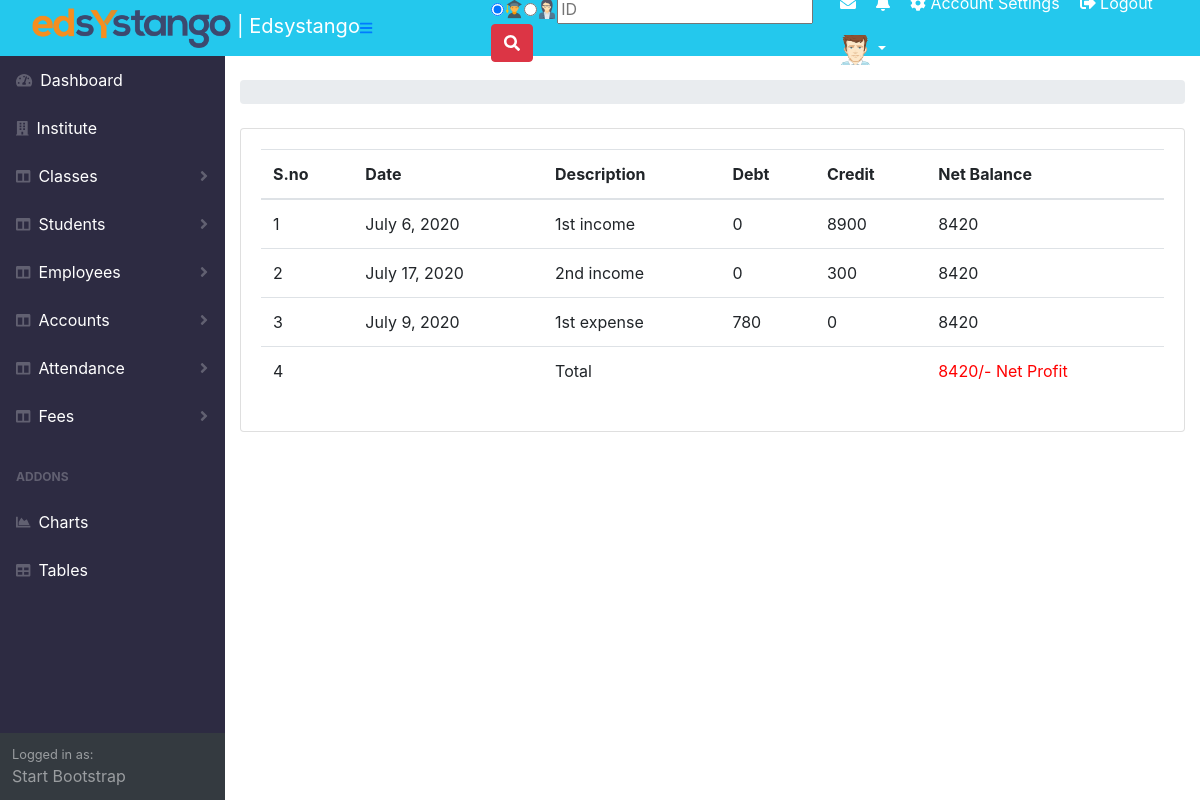
Page /accountstate/ on the committed database.
### portalapp/models.py (models this page shows)
class AccountIncome(models.Model):
    Month = models.DateField()
    IncomeDescription = models.CharField(max_length=255)
    IncomeAmount = models.IntegerField()

class AccountExpense(models.Model):
    Month = models.DateField()
    ExpenseDescription = models.CharField(max_length=255)
    ExpenseAmount = models.IntegerField()

### portalapp/views.py (the view)
# urls.py: path('accountstate/',views.AccountStatement),
def AccountStatement(request):
    obj_income = AccountIncome.objects.all()
    obj_expense = AccountExpense.objects.all()
    if len(obj_expense) > 0 and len(obj_income) > 0 :
            sum_credit = list(AccountIncome.objects.aggregate(Sum('IncomeAmount')).values())[0]
            sum_debt = list(AccountExpense.objects.aggregate(Sum('ExpenseAmount')).values())[0]
            net = sum_credit - sum_debt
    elif len(obj_income)>0:
        sum_credit = list(AccountIncome.objects.aggregate(Sum('IncomeAmount')).values())[0]
        net = sum_credit - 0
    elif len(obj_expense)>0:
        sum_debt = list(AccountExpense.objects.aggregate(Sum('ExpenseAmount')).values())[0]
        net = 0 - sum_debt
    else:
        net = 0
    return render(request,'portalapp/accountstate.html',{'obj_income':obj_income,'obj_expense':obj_expense,'net':net})

### templates/portalapp/accountstate.html (shortened to what this page needs)
{% extends 'portalapp/base.html' %}
{% load crispy_forms_tags %}
{% block base%}
<table class="table" id="mytable">
   <thead>
     <tr>
       <th>S.no</th>
       <th>Date</th>
       <th>Description</th>
       <th>Debt</th>
       <th>Credit</th>
       <th>Net Balance</th>
     </tr>
   </thead>
   <tbody>
{%if obj_income%}
       {% for i in obj_income %}
     <tr>
      <td></td>
      <td>{{i.Month}}</td>
      <td>{{i.IncomeDescription}}</td>
      <td>0</td>
      <td id='getincome'>{{i.IncomeAmount}}</td>
      <td id='show'>{{net}}</td>
    </tr>
    {% endfor %}
    {%endif%}
      {%if obj_expense%}
       {% for j in obj_expense %}
   <tr>
   <td></td>
   <td>{{j.Month}}</td>
   <td>{{j.ExpenseDescription}}</td>
   <td id='getexpense'>{{j.ExpenseAmount}}</td>
   <td>0</td>
   <td id="show1">{{net}}</td>
 </tr>
 {% endfor %}
{% endif %}
 <td></td>
 <td></td>
 <td>Total</td>
 <td id='getexpense'></td>
 <td></td>
 <td id="show1" style="color:red">{{net}}/- Net Profit</td>
</tbody>
</table>
{% endblock %}

### templates/portalapp/accountstate.html (style rules this page uses)
body { counter-reset: Count-Value; }
tr td:first-child:before { counter-increment: Count-Value; content: counter(Count-Value); }

### rows in the picture
AccountIncome: Month "July 6, 2020", IncomeDescription "1st income", IncomeAmount "8900", net "8420"
AccountIncome: Month "July 17, 2020", IncomeDescription "2nd income", IncomeAmount "300", net "8420"
AccountExpense: Month "July 9, 2020", ExpenseDescription "1st expense", ExpenseAmount "780", net "8420"

### other values in the picture
{{ net }} "8420"
